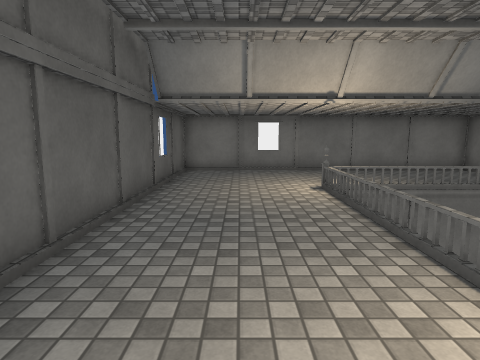
[1] (above)

13 first-person views from a walk through a scene from a Unity 3-D project. The camera is 1.5 m above the floor, tilts 8° down and sees 75° across. The floor is counted in squares, 1 m on a side. Each view is taken from the middle of a square. On the plan, view 1 faces up. The plan holds only what a view shows up to about 15 squares ahead; the rest is blank. The place goes on beyond the plan. The player is left out. Door leaves are left out, so doorways stand open. Surface patterns are stand-ins for the level's own textures.

[2]
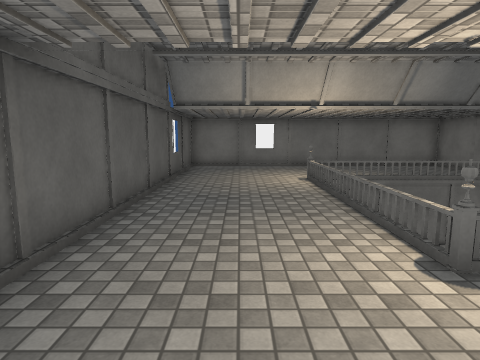

[3]
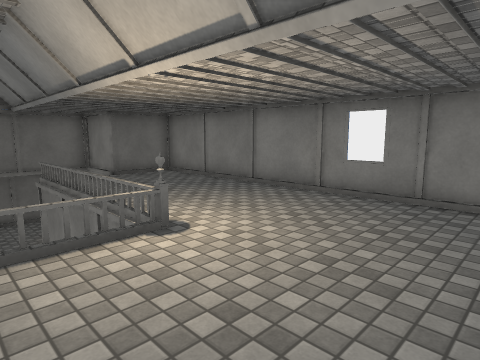

[4]
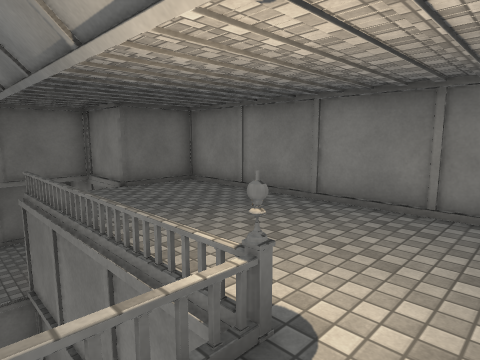

[5]
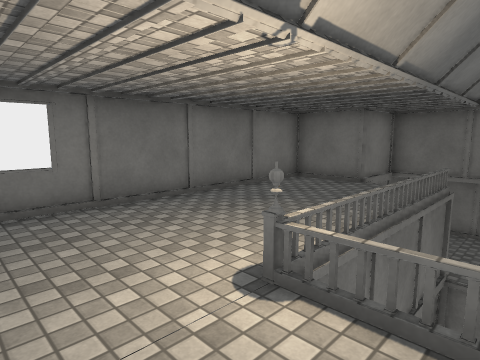

[6]
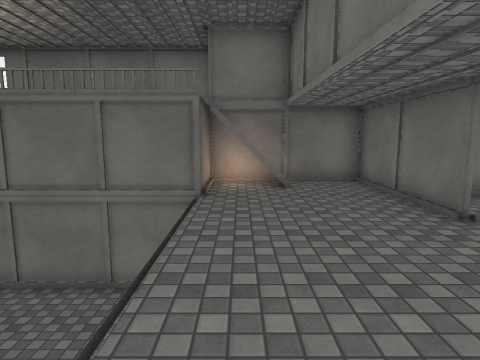

[7]
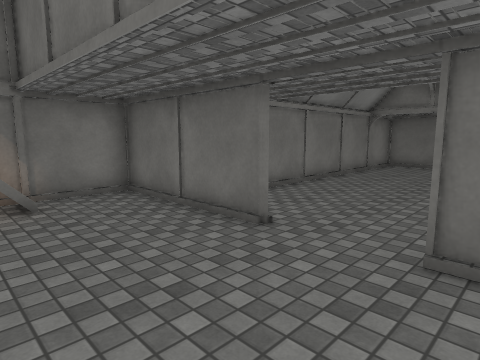

[8]
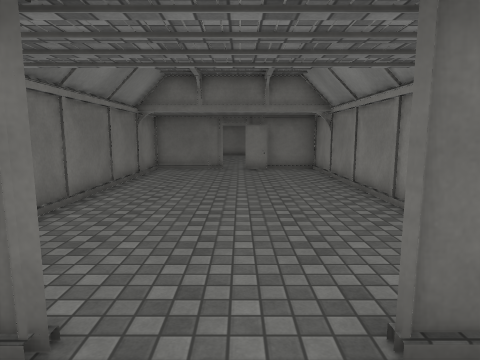

[9]
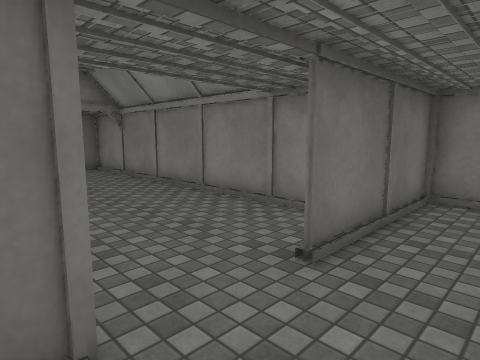

[10]
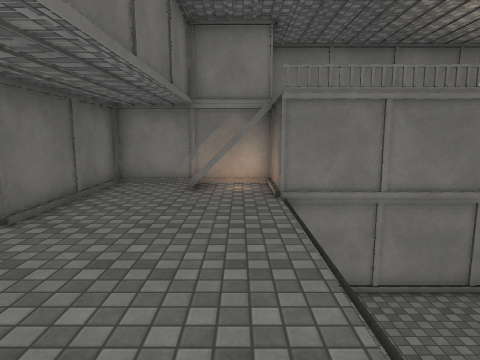

[11]
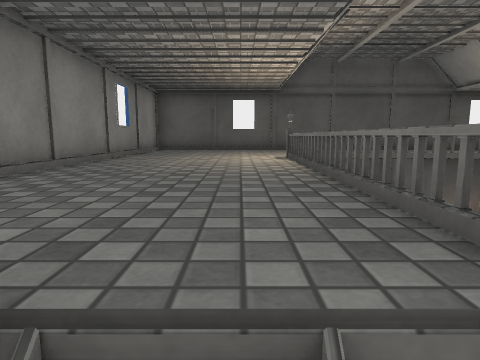

[12]
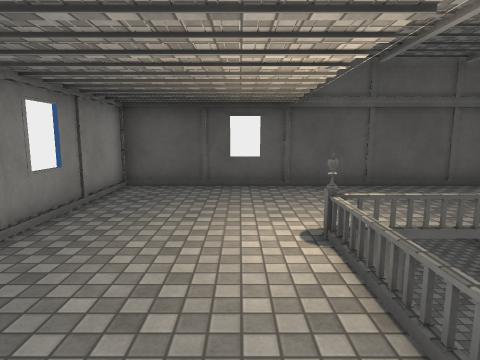

[13]
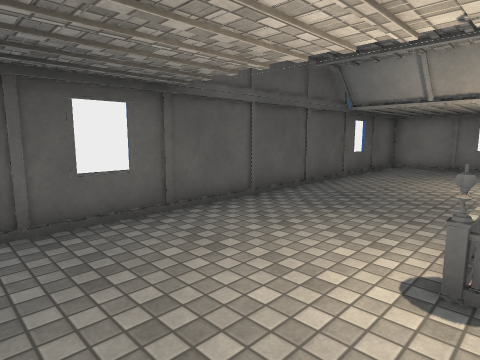

### Floor plan
Key: @ floor where view 1 was taken; # wall or solid block; . main floor; - floor 2.5 m lower than the main floor; / step, stairs or slope; v drop or lower ground; O other object.
Columns run from 3 left of view 1 to 28 right of it. Each row starts with its distance up from view 1.
 14 ##############
 13 #............#
 12 #............# ####
 11 #............###--#
 10 #.............----#
  9 #....OOOOOOOOO----##############
  8 #.....O vvvv v----#------------#
  7 #.....O  vvv v----#------------#
  6 #.....O  vvv v-----------------#
  5 #.....O      v----------------##
  4 #.....   vvv v----------------##
  3 #.....O  vvv v----#-----------#
  2 #.....O vvvvvv----#-----------#
  1 #....OOOOOOOOO----#############
  0 #..@.........///--#
 -1 #............######
 -2 #............#
 -3 #............#
 -4 ##############

Positions as (right, up) in squares from view 1, and headings:
1: (0, 0), facing up
2: (0, -2), facing up
3: (-2, 4), facing down-right
4: (1, 3), facing down-right
5: (0, 7), facing up-right
6: (11, 1), facing up
7: (11, 3), facing up-right
8: (13, 5), facing right
9: (13, 7), facing down-right
10: (11, 9), facing down
11: (11, 0), facing left
12: (7, 0), facing left
13: (3, -2), facing up-left
